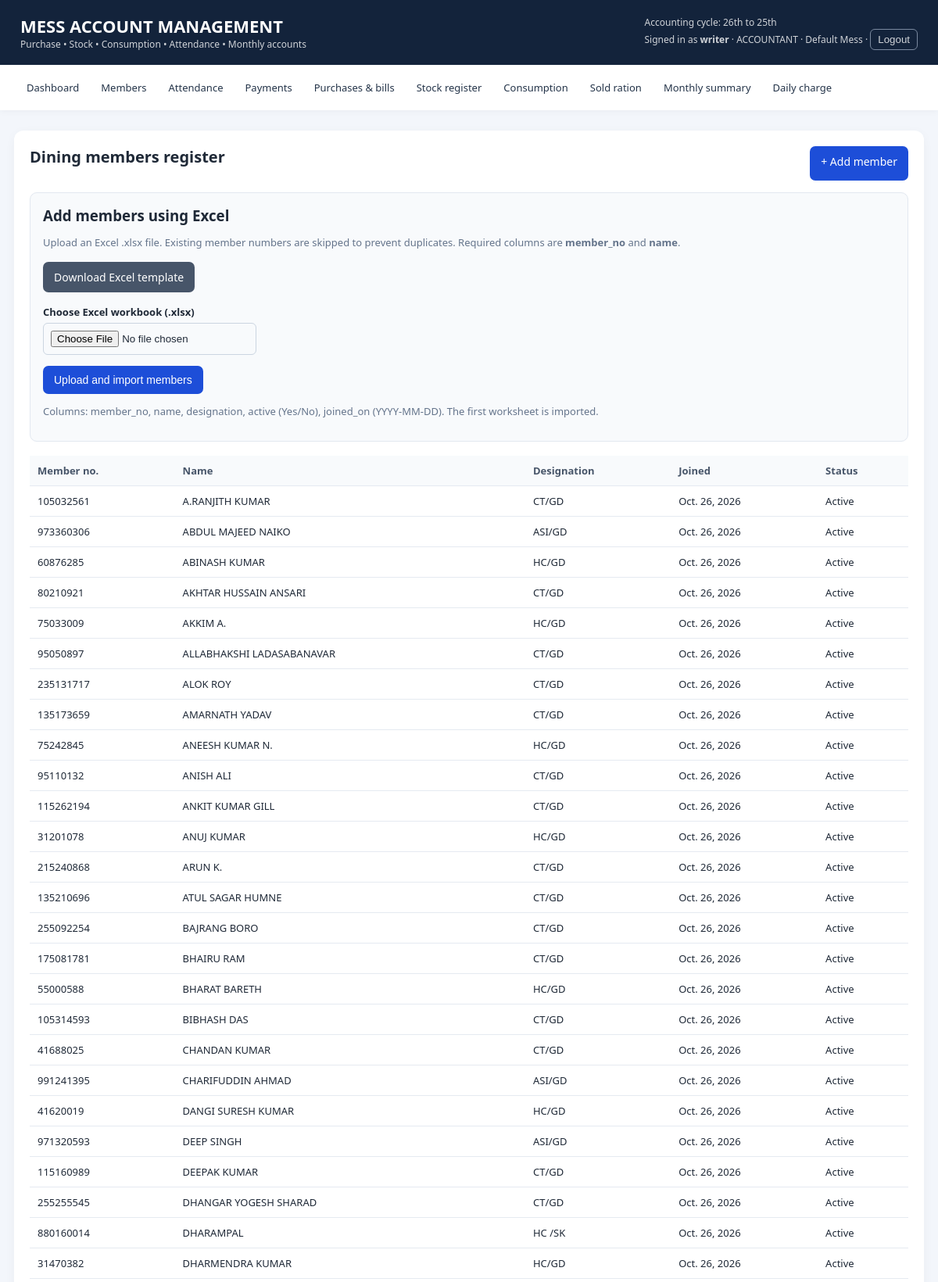
The page /members/ (signed in, upper part) on the database its author committed.
### mess/models.py (models this page shows, shortened)
class UserMessAccess(models.Model):
    CO = "CO"
    OC = "OC"
    ACCOUNTANT = "ACCOUNTANT"
    ROLE_CHOICES = [
        (CO, "Commanding Officer (CO) – dashboards of assigned messes"),
        (OC, "Officer Commanding (OC) – dashboard of one assigned mess"),
        (ACCOUNTANT, "Accountant – full access to one assigned mess"),
    ]
    user = models.ForeignKey(settings.AUTH_USER_MODEL, on_delete=models.CASCADE, related_name="mess_accesses")
    mess = models.ForeignKey(Mess, on_delete=models.CASCADE, related_name="user_accesses")
    role = models.CharField(max_length=20, choices=ROLE_CHOICES)
    class Meta:
        constraints = [models.UniqueConstraint(fields=["user", "mess"], name="uniq_user_mess_access")]
        ordering = ["user__username", "mess__name"]

class Mess(models.Model):
    name = models.CharField(max_length=150, unique=True)
    code = models.CharField(max_length=30, unique=True, blank=True)
    address = models.TextField(blank=True)
    is_active = models.BooleanField(default=True)
    created_at = models.DateTimeField(auto_now_add=True)

class TenantModel(models.Model):
    mess = models.ForeignKey(Mess, on_delete=models.PROTECT, related_name="%(class)s_records")
    objects = TenantManager()
    all_objects = models.Manager()
    class Meta:
        abstract = True

class Member(TenantModel):
    member_no = models.CharField(max_length=30)
    name = models.CharField(max_length=150)
    designation = models.CharField(max_length=100, blank=True)
    active = models.BooleanField(default=True)
    joined_on = models.DateField(default=timezone.localdate)
    class Meta:
        ordering = ["name"]
        constraints = [models.UniqueConstraint(fields=["mess", "member_no"], name="uniq_member_no_per_mess")]

### mess/views.py (the view)
# urls.py: path("members/", login_required(views.members), name="members"),
def members(request):
    return render(request, "mess/members.html", {"members": Member.objects.all()})

### mess/models.py (called while the page is built)
def set_tenant_context(scope, active_mess_id=None):
    return (_tenant_scope.set(scope), _active_mess_id.set(active_mess_id))

def reset_tenant_context(tokens):
    _tenant_scope.reset(tokens[0])
    _active_mess_id.reset(tokens[1])

    def get_queryset(self):
        qs = super().get_queryset()
        scope = _tenant_scope.get()
        if scope is not None:
            return qs.filter(mess_id__in=scope)
        return qs

### mess/templates/mess/members.html (shortened to what this page needs)
{% extends 'mess/base.html' %}
{% block content %}
<div class="panel">
  <div class="actions"><h2 style="margin-right:auto">Dining members register</h2><a class="btn" href="{% url 'member_add' %}">+ Add member</a></div>
  <div style="background:#f8fafc;border:1px solid #e2e8f0;border-radius:9px;padding:16px;margin-bottom:18px">
    <h3 style="margin:0 0 8px">Add members using Excel</h3>
    <p class="muted">Upload an Excel .xlsx file. Existing member numbers are skipped to prevent duplicates. Required columns are <b>member_no</b> and <b>name</b>.</p>
    <p><a class="btn secondary" href="{% url 'member_excel_template' %}">Download Excel template</a></p>
    <form method="post" action="{% url 'member_import_excel' %}" enctype="multipart/form-data">
      <div class="field"><label for="excel_file">Choose Excel workbook (.xlsx)</label><input id="excel_file" type="file" name="excel_file" accept=".xlsx,application/vnd.openxmlformats-officedocument.spreadsheetml.sheet" required></div>
      <button class="btn" type="submit">Upload and import members</button>
    </form>
    <p class="muted">Columns: member_no, name, designation, active (Yes/No), joined_on (YYYY-MM-DD). The first worksheet is imported.</p>
  </div>
  <div class="table-wrap"><table><tr><th>Member no.</th><th>Name</th><th>Designation</th><th>Joined</th><th>Status</th></tr>
    {% for m in members %}<tr><td>{{ m.member_no }}</td><td>{{ m.name }}</td><td>{{ m.designation|default:'—' }}</td><td>{{ m.joined_on }}</td><td>{% if m.active %}Active{% else %}Inactive{% endif %}</td></tr>
    {% empty %}<tr><td colspan="5">No members yet. Add members to start attendance marking.</td></tr>{% endfor %}
  </table></div>
</div>
{% endblock %}

### mess/templates/mess/base.html (shortened to what this page needs)
<!doctype html><html lang="en"><head><meta charset="utf-8"><meta name="viewport" content="width=device-width, initial-scale=1"><title>{% block title %}Mess Accounts{% endblock %}</title></head><body><header><div><h1>MESS ACCOUNT MANAGEMENT</h1><div class="sub">Purchase • Stock • Consumption • Attendance • Monthly accounts</div></div><div class="sub">Accounting cycle: 26th to 25th<br>{% if request.user.is_authenticated %}Signed in as <strong>{{ request.user.username }}</strong>{% if request.mess_role %} · {{ request.mess_role }}{% endif %}{% if request.active_mess %} · {{ request.active_mess.name }}{% endif %} · <form method="post" action="{% url 'logout' %}" style="display:inline">{% csrf_token %}<button type="submit" style="background:transparent;color:white;border:1px solid #94a3b8;border-radius:6px;padding:5px 9px;cursor:pointer">Logout</button></form>{% endif %}</div></header><nav><a href="/">Dashboard</a>{% if request.mess_role == "ACCOUNTANT" or request.mess_role == "SUPERUSER" %}<a href="/members/">Members</a><a href="/attendance/">Attendance</a><a href="/payments/">Payments</a><a href="/purchases/">Purchases & bills</a><a href="/stock/">Stock register</a><a href="/consumption/">Consumption</a><a href="/sold-ration/">Sold ration</a><a href="/summary/">Monthly summary</a><a href="/settings/">Daily charge</a>{% endif %}{% if request.user.is_superuser %}<a href="/admin/">Admin / User mapping</a>{% endif %}</nav>
<main>{% if messages %}<ul class="messages">{% for message in messages %}<li>{{ message }}</li>{% endfor %}</ul>{% endif %}{% block content %}{% endblock %}</main></body></html>

### mess/templates/mess/base.html (style rules this page uses)
:root { --navy:#13233b;--blue:#1d4ed8;--bg:#f3f6fb;--text:#1f2937 }
* { box-sizing:border-box }
body { margin:0;font-family:Segoe UI,Arial,sans-serif;background:var(--bg);color:var(--text) }
header { background:var(--navy);color:white;padding:18px 26px;display:flex;justify-content:space-between;align-items:center;gap:12px;flex-wrap:wrap }
header h1 { margin:0;font-size:22px }
.sub { font-size:12px;opacity:.8 }
nav { background:#fff;padding:12px 24px;display:flex;gap:8px;flex-wrap:wrap;box-shadow:0 2px 8px #0000000a }
nav a { color:#243449;text-decoration:none;padding:8px 10px;border-radius:7px;font-size:13px }
main { max-width:1200px;margin:26px auto;padding:0 18px }
.panel,.metric { background:white;border-radius:12px;padding:20px;box-shadow:0 3px 14px #12233b0a;margin-bottom:18px }
h2 { margin-top:0;font-size:20px }
table { border-collapse:collapse;width:100%;background:#fff }
th,td { text-align:left;padding:10px;border-bottom:1px solid #e5eaf1;font-size:13px }
th { background:#f8fafc;color:#475569 }
.table-wrap { overflow:auto }
.btn { display:inline-block;background:var(--blue);color:white;border:0;border-radius:7px;padding:10px 14px;text-decoration:none;cursor:pointer;font-size:14px }
.btn.secondary { background:#475569 }
.form-control,input,select { padding:9px;border:1px solid #cbd5e1;border-radius:6px;max-width:100% }
label { font-size:13px;font-weight:600;display:block;margin-bottom:5px }
.field { margin-bottom:14px }
.actions { display:flex;gap:8px;flex-wrap:wrap;margin-bottom:15px }
.muted { color:#64748b;font-size:13px }

### rows shown on the page
UserMessAccess: mess_role "ACCOUNTANT"
Mess: active_mess.name "Default Mess"
Member: member_no "105032561", name "A.RANJITH KUMAR", designation "CT/GD", joined_on "Oct. 26, 2026", active "Active"
Member: member_no "973360306", name "ABDUL MAJEED NAIKO", designation "ASI/GD", joined_on "Oct. 26, 2026", active "Active"
Member: member_no "60876285", name "ABINASH KUMAR", designation "HC/GD", joined_on "Oct. 26, 2026", active "Active"
Member: member_no "80210921", name "AKHTAR HUSSAIN ANSARI", designation "CT/GD", joined_on "Oct. 26, 2026", active "Active"
Member: member_no "75033009", name "AKKIM A.", designation "HC/GD", joined_on "Oct. 26, 2026", active "Active"
Member: member_no "95050897", name "ALLABHAKSHI LADASABANAVAR", designation "CT/GD", joined_on "Oct. 26, 2026", active "Active"
Member: member_no "235131717", name "ALOK ROY", designation "CT/GD", joined_on "Oct. 26, 2026", active "Active"
Member: member_no "135173659", name "AMARNATH YADAV", designation "CT/GD", joined_on "Oct. 26, 2026", active "Active"
Member: member_no "75242845", name "ANEESH KUMAR N.", designation "HC/GD", joined_on "Oct. 26, 2026", active "Active"
Member: member_no "95110132", name "ANISH ALI", designation "CT/GD", joined_on "Oct. 26, 2026", active "Active"
Member: member_no "115262194", name "ANKIT KUMAR GILL", designation "CT/GD", joined_on "Oct. 26, 2026", active "Active"
Member: member_no "31201078", name "ANUJ KUMAR", designation "HC/GD", joined_on "Oct. 26, 2026", active "Active"
Member: member_no "215240868", name "ARUN K.", designation "CT/GD", joined_on "Oct. 26, 2026", active "Active"
Member: member_no "135210696", name "ATUL SAGAR HUMNE", designation "CT/GD", joined_on "Oct. 26, 2026", active "Active"
Member: member_no "255092254", name "BAJRANG BORO", designation "CT/GD", joined_on "Oct. 26, 2026", active "Active"
Member: member_no "175081781", name "BHAIRU RAM", designation "CT/GD", joined_on "Oct. 26, 2026", active "Active"
Member: member_no "55000588", name "BHARAT BARETH", designation "HC/GD", joined_on "Oct. 26, 2026", active "Active"
Member: member_no "105314593", name "BIBHASH DAS", designation "CT/GD", joined_on "Oct. 26, 2026", active "Active"
Member: member_no "41688025", name "CHANDAN KUMAR", designation "CT/GD", joined_on "Oct. 26, 2026", active "Active"
Member: member_no "991241395", name "CHARIFUDDIN AHMAD", designation "ASI/GD", joined_on "Oct. 26, 2026", active "Active"
Member: member_no "41620019", name "DANGI SURESH KUMAR", designation "HC/GD", joined_on "Oct. 26, 2026", active "Active"
Member: member_no "971320593", name "DEEP SINGH", designation "ASI/GD", joined_on "Oct. 26, 2026", active "Active"
Member: member_no "115160989", name "DEEPAK KUMAR", designation "CT/GD", joined_on "Oct. 26, 2026", active "Active"
Member: member_no "255255545", name "DHANGAR YOGESH SHARAD", designation "CT/GD", joined_on "Oct. 26, 2026", active "Active"
Member: member_no "880160014", name "DHARAMPAL", designation "HC /SK", joined_on "Oct. 26, 2026", active "Active"
Member: member_no "31470382", name "DHARMENDRA KUMAR", designation "HC/GD", joined_on "Oct. 26, 2026", active "Active"

### other values the page prints
{{ request.user.username }} "writer"
